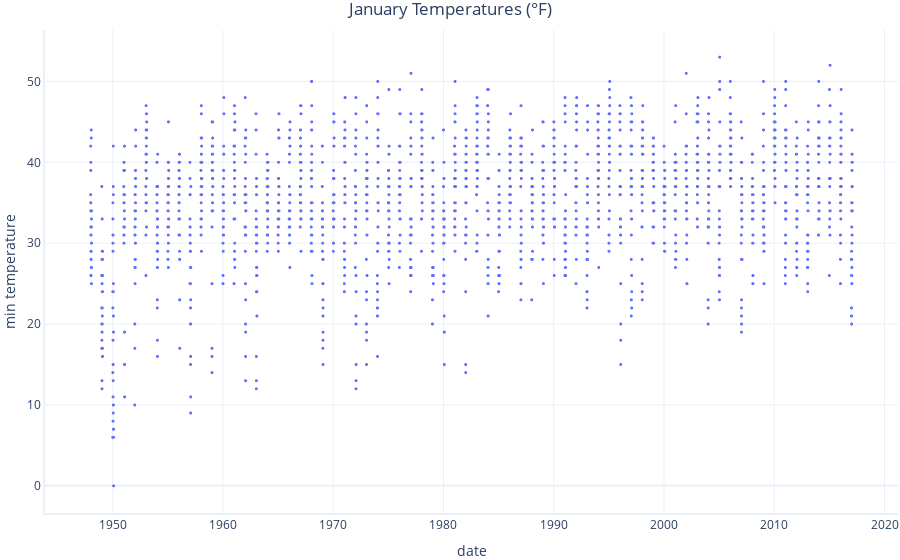

The cell this chart's notebook holds for it:
### Markdown cell above
We have data from 1948 to 2017, split across 2170 rows. 

We will be analysing the relationship between `date` and daily minimum temperatures. Let's take a quick look at our data as a graph

### Code cell
import graphing # custom graphing code. See our GitHub repository for details

# Let's take a quick look at our data
graphing.scatter_2D(data, label_x="date", label_y="min_temperature", title="January Temperatures (°F)")

### Figure 1 — Plotly figure (JSON) as saved in the notebook; plotly's stock layout.template omitted (floating-point values rounded to 4 significant figures; data arrays with more than 128 entries replaced by an {"elided": "..."} marker saying what was removed)
{"data": [{"hovertemplate": "date=%{x}<br>min temperature=%{y}<extra></extra>", "legendgroup": "", "marker": {"color": "#636efa", "size": 3, "symbol": "circle"}, "mode": "markers", "name": "", "showlegend": false, "type": "scattergl", "x": {"elided": "2170 str values"}, "xaxis": "x", "y": {"elided": "2170 int values"}, "yaxis": "y"}], "layout": {"legend": {"tracegroupgap": 0}, "title": {"text": "January Temperatures (°F)"}, "xaxis": {"anchor": "y", "domain": [0, 1], "title": {"text": "date"}}, "yaxis": {"anchor": "x", "domain": [0, 1], "title": {"text": "min temperature"}}}}
